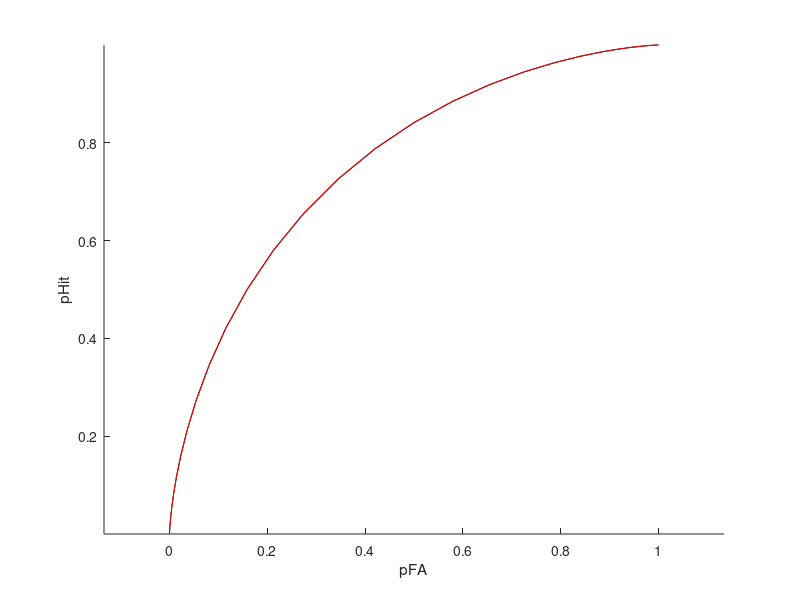

This chart was generated by the following MATLAB code:
p.noiseMean = 0;   
p.signalMean = 1;
p.sd = 1;
z = -4:.2:6;
p.criterion = 1.5;

pHits = 1-normcdf(z,p.signalMean,p.sd);
pFAs  = 1-normcdf(z,p.noiseMean,p.sd);
figure(1)
clf
hold on
axis equal
axis tight
xlabel('pFA');
ylabel('pHit');
plot(pFAs,pHits, 'k-');
hold on
p.criterion = 2;
plot(pFAs,pHits, 'r-');